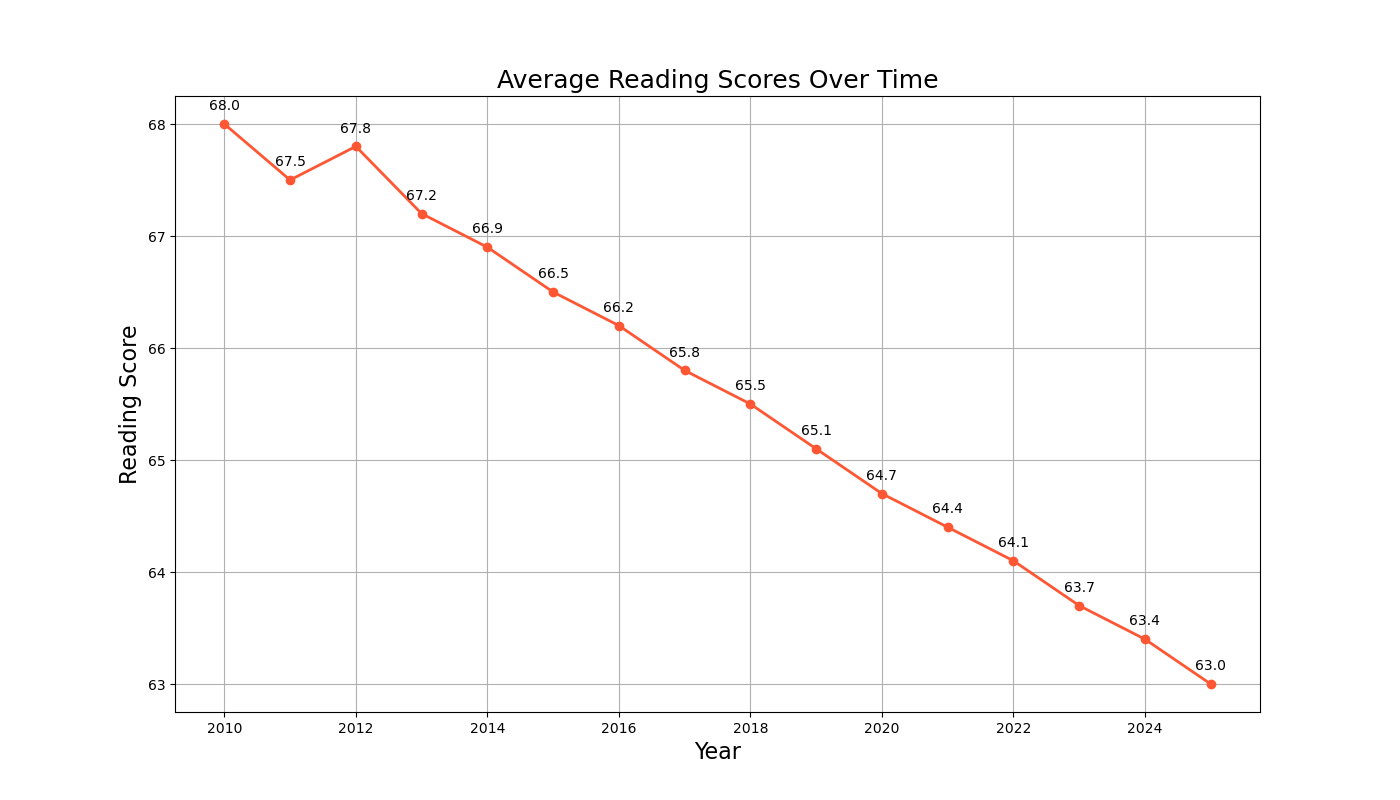

The script that drew this image:

import matplotlib.pyplot as plt

years = [2010, 2011, 2012, 2013, 2014, 2015, 2016, 2017, 2018, 2019, 2020, 2021, 2022, 2023, 2024, 2025]
reading_scores = [68.0, 67.5, 67.8, 67.2, 66.9, 66.5, 66.2, 65.8, 65.5, 65.1, 64.7, 64.4, 64.1, 63.7, 63.4, 63.0]

fig, ax = plt.subplots(figsize=(14, 8))

ax.plot(years, reading_scores, color='#ff5733', marker='o', linewidth=2)

ax.set_title('Average Reading Scores Over Time', fontsize=18)
ax.set_xlabel('Year', fontsize=16)
ax.set_ylabel('Reading Score', fontsize=16)

for year, score in zip(years, reading_scores):
    ax.annotate(f'{score}', xy=(year, score), textcoords="offset points", xytext=(0,10), ha='center')

plt.grid(True)
plt.show()
